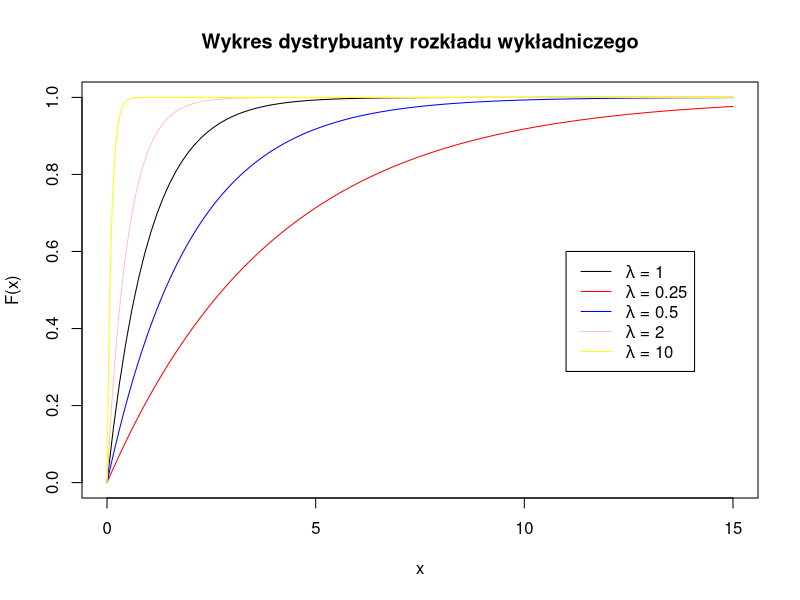
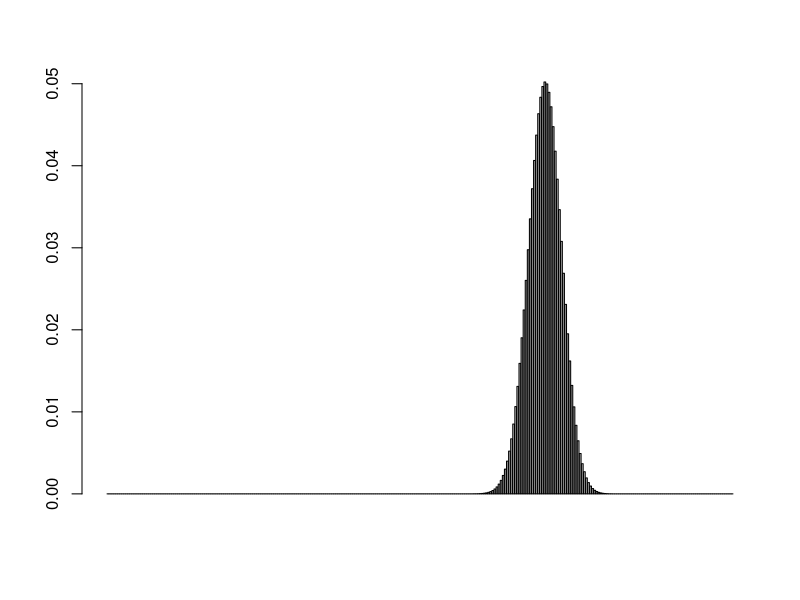

These figures' R source, in order:
## ---- chunk 1
knitr::opts_chunk$set(echo = TRUE)
## ---- chunk 2
set.seed(457)
plot(function(x) pexp(x,1), 0, 15, ylab="F(x)",
     main = "Wykres dystrybuanty rozkładu wykładniczego")
x = seq(0, 15, 0.01)
lines(x, pexp(x, 0.25), col = "red")
lines(x, pexp(x, 0.5), col = "blue")
lines(x, pexp(x, 2), col = "pink")
lines(x, pexp(x, 10), col = "yellow")
legend(11,y=0.6, legend = c(expression(paste(lambda, " = 1")),
                            expression(paste(lambda, " = 0.25")),
                            expression(paste(lambda, " = 0.5")),
                            expression(paste(lambda, " = 2")),
                            expression(paste(lambda, " = 10"))),
       col = c("black","red", "blue", "pink", "yellow"), lty = 1)
## ---- chunk 3
v = rexp(1000, rate = 2)
m = 0.5
round(mean(v >= -m & v <= 3*m) * 100)
## ---- chunk 4
k = 0:300
prob = dbinom(k, 300, 0.7)
barplot(prob,0.4)
## ---- chunk 5
v = rbinom(1000, 300, 0.7)
m = 300 * 0.7
s2 = m * (1 - 0.7)
s = sqrt(s2)
left = ceiling(m - 2*s)
right = floor(m + 2*s)
print(paste("Procent próbek w zadanym przedziale: ", round(mean(v >= left & v <= right) * 100)))
print(paste("Prawdopodobieństwo uzyskania wartości X w zadanym przedziale: ",
              sum(dbinom(left:right, 300, 0.7))))
